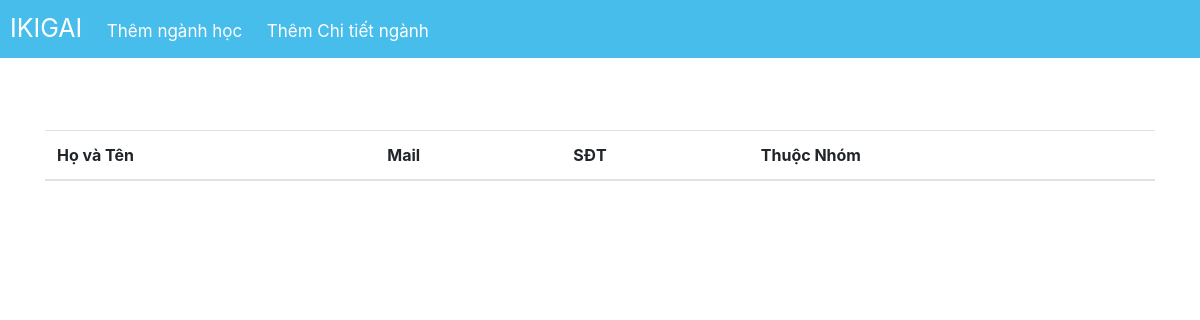
Before: /admin/admin.php with the older database file.
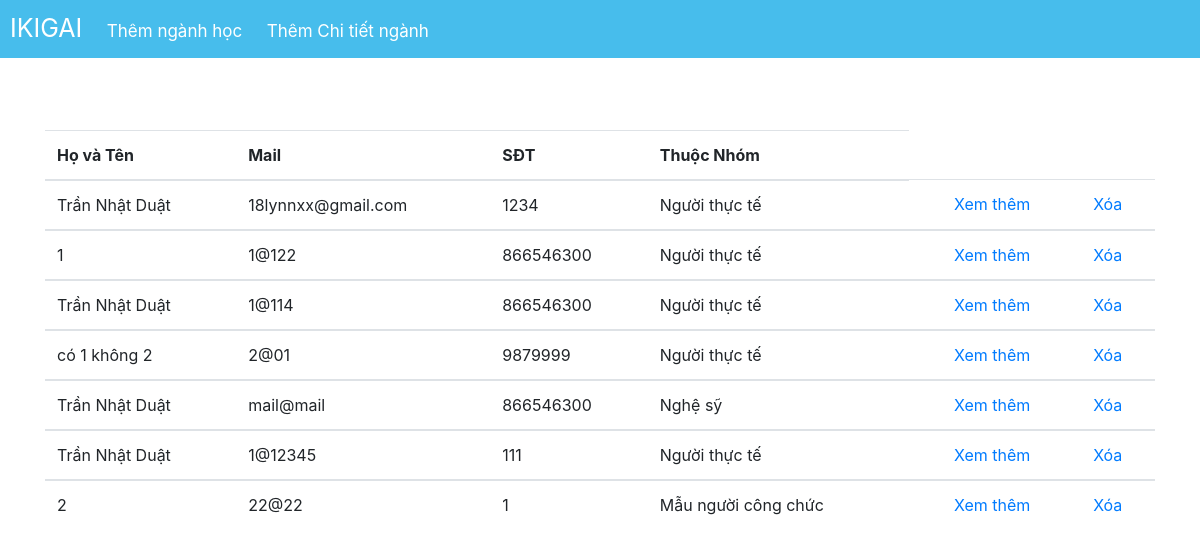
After: the same page with the newer database file.
### tables this page shows
CREATE TABLE `khach` (
  `idkhach` int(255) NOT NULL,
  `email` varchar(255) NOT NULL,
  `sdt` int(255) NOT NULL,
  `matkhau` varchar(255) DEFAULT NULL,
  `hovaten` varchar(255) NOT NULL
);

### admin/admin.php (the view, shortened to what this page needs)
<?php include '../config.php';
?>
<!doctype html>
<html lang="en">
  <head>
  <link rel="stylesheet" href="css.css">
    <link rel="stylesheet" href="https://stackpath.bootstrapcdn.com/bootstrap/4.3.1/css/bootstrap.min.css">
  </head>
  <body>
<nav style="background-color:#47bdec;">
        <a style="display:inline-block; padding:10px; font-size:25px; color:white; text-decoration:none;" href="#">IKIGAI</a>
        <a style="display:inline-block; padding:10px; font-size:17px; color:white; text-decoration:none;" href="addedu.php">Thêm ngành học</a>
        <a style="display:inline-block; padding:10px; font-size:17px; color:white; text-decoration:none;" href="chitiet.php">Thêm Chi tiết ngành</a>
</nav>
<br><br><br>
   <div class="container">
    <table class="table">
      <thead>
        <tr>
          <th>Họ và Tên</th>
          <th>Mail</th>
          <th>SĐT</th>
          <th>Thuộc Nhóm</th>
        </tr>
      </thead>
      <?php
    $query=mysqli_query($conn,"select * from khach");
    while($row=mysqli_fetch_array($query)){
    ?>
      <tbody>
        <tr>
          <td scope="row"><?php
$idfake = $row['idkhach'];
$query2=mysqli_query($conn,"select * from khach where idkhach='$idfake'");
$row2=mysqli_fetch_array($query2);
echo $ten = $row2['hovaten']; ?></td>
          <td><?php echo $row2['email'];?></td>
          <td><?php echo $row2['sdt'];?></td>
          <td><?php
    $query1=mysqli_query($conn,"select * from holland where idkhach='$idfake'");
    $row1=mysqli_fetch_array($query1);
    $bo1 = $row1['bo1'];
    $bo2 = $row1['bo2'];
    $bo3 = $row1['bo3'];
    $bo4 = $row1['bo4'];
    $bo5 = $row1['bo5'];
    $bo6 = $row1['bo6'];
    $listbo = array($bo1,$bo2,$bo3,$bo4,$bo5,$bo6);
    $maxbo = max($listbo);
    switch ($maxbo) {
        case $bo1:
          echo "Người thực tế";
          break;
        case $bo3:
          echo "Nghệ sỹ";
          break;
        case $bo6:
          echo "Mẫu người công chức";
          break;
        }
    ?> </td>
          <td>
            <td><a href="xemthem.php?id=<?php echo $idfake;?>">Xem thêm</a></td>
            <td><a href="xoa.php?id=<?php echo $idfake;?>">Xóa</a></td>
        </td>
        </tr>
      </tbody>
      <?php
    }?>
    </table>
    </div>
  </body>
</html>

Changed rows visible on the page:
added khach: hovaten "Trần Nhật Duật", email "18lynnxx@gmail.com", sdt "1234", shows "Người thực tế"
added khach: hovaten "1", email "1@122", sdt "866546300", shows "Người thực tế"
added khach: hovaten "Trần Nhật Duật", email "1@114", sdt "866546300", shows "Người thực tế"
added khach: hovaten "có 1 không 2", email "2@01", sdt "9879999", shows "Người thực tế"
added khach: hovaten "Trần Nhật Duật", email "mail@mail", sdt "866546300", shows "Nghệ sỹ"
added khach: hovaten "Trần Nhật Duật", email "1@12345", sdt "111", shows "Người thực tế"
added khach: hovaten "2", email "22@22", sdt "1", shows "Mẫu người công chức"
